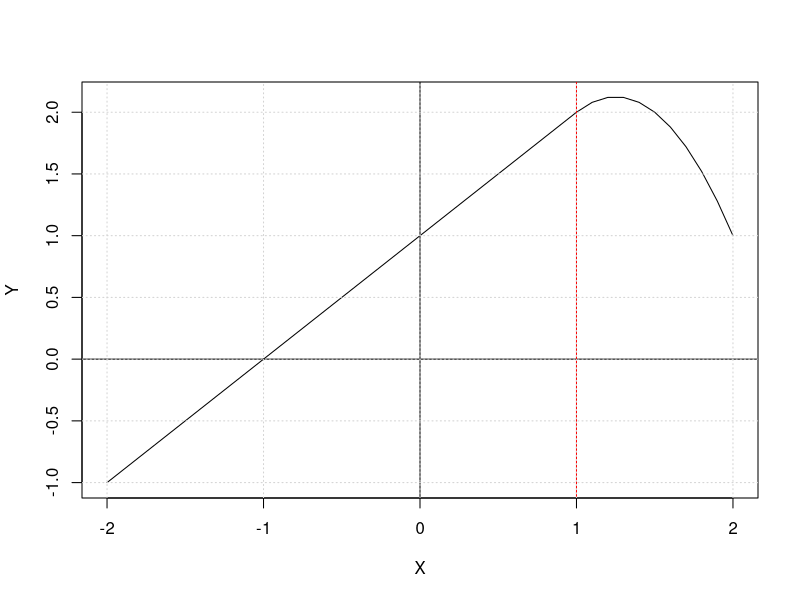

Here is the R script that generated this plot:
## ---- chunk 1
g_func <- function(){


}

## ---- chunk 2
X = seq(-2,2,0.1)
Y = rep(NA,length(X))
for (i in 1:length(X)){
  if (X[i]<1){
    Y[i] = 1 + 1*X[i]
  }
  else{
    Y[i] = 1 + 1*X[i] - 2*(X[i]-1)^2
  }
}
plot(X,Y,type='l')
abline(h=0);abline(v=0);abline(v = 1, col = "red")
grid()
## ---- chunk 3
# Cross validation to choose degree of polynomial.
# set.seed(1)
# cv.error.10 = rep(0,10)
# for (i in 1:10) {
#   glm.fit=glm(wage~poly(age,i),data=Wage)
#   cv.error.10[i]=cv.glm(Wage,glm.fit,K=10)$delta[1]
# }
# cv.error.10
# plot(cv.error.10, type="b", xlab="Degree", ylab="CV Error")
## ---- chunk 4
# lm.fit = glm(wage~poly(age,4),data=Wage)
# summary(lm.fit)
## ---- chunk 5
# Using Anova() to compare degree 4 model with others.
# fit.1 = lm(wage~age ,data=Wage)
# fit.2 = lm(wage~poly(age ,2) ,data=Wage)
# fit.3 = lm(wage~poly(age ,3) ,data=Wage)
# fit.4 = lm(wage~poly(age ,4) ,data=Wage)
# fit.5 = lm(wage~poly(age ,5) ,data=Wage)
# anova(fit.1,fit.2,fit.3,fit.4,fit.5)
## ---- chunk 6
# Grid of values for age at which we want predictions.
# agelims=range(age)
# age.grid=seq(from=agelims[1],to=agelims[2])
# # Predictions.
# preds=predict(lm.fit,newdata=list(age=age.grid),se=TRUE)
# se.bands=cbind(preds$fit+2*preds$se.fit,preds$fit-2*preds$se.fit)
# # Plot of polynomial fit onto data including SE bands.
# plot(age,wage,xlim=agelims,cex=.5,col="darkgrey")
# title("Polynomial fit using degree 4")
# lines(age.grid,preds$fit,lwd=2,col="blue")
# matlines(age.grid,se.bands,lwd =1,col="blue",lty =3)
## ---- chunk 7
# Cross validation to choose optimal number of cuts.
# set.seed(1)
# cv.error.20 = rep(NA,19)
# for (i in 2:20) {
#   Wage$age.cut = cut(Wage$age,i)
#   step.fit=glm(wage~age.cut,data=Wage)
#   cv.error.20[i-1]=cv.glm(Wage,step.fit,K=10)$delta[1] # [1]: Std [2]: Bias corrected.
# }
# cv.error.20
# plot(cv.error.20,type='b',ylab="CV Error")
## ---- chunk 8
# step.fit = glm(wage~cut(age,8), data=Wage)
# preds2=predict(step.fit,newdata=list(age=age.grid), se=T)
# se.bands2=cbind(preds2$fit+2*preds2$se.fit,preds2$fit-2*preds2$se.fit)
# plot(age,wage,xlim=agelims,cex=.5,col="darkgrey")
# title("Step function using 8 cuts")
# lines(age.grid,preds2$fit,lwd=2,col="blue")
# matlines(age.grid,se.bands2,lwd =1,col="blue",lty =3)
## ---- chunk 9
# set.seed(4)
# #sum(is.na(College$Outstate))
# college_df = College
# college_sample = sample.split(college_df$Outstate, SplitRatio = 0.80)
# college_train = subset(college_df, college_sample==TRUE)
# college_test = subset(college_df, college_sample==FALSE)
## ---- chunk 10
# # Forward stepwise on the training set using all variables.
# fit.fwd = regsubsets(Outstate~., data=college_train, nvmax=17, method="forward")
# fit.summary = summary(fit.fwd)
# # Some Statistical metrics.
# which.min(fit.summary$cp)    #Estimate of the test error, lower is better.
# which.min(fit.summary$bic)   #Takes a small value for models with low test errors, so lower is better generally.
# which.max(fit.summary$adjr2) #A larger value indicates a model with low test error.
# par(mfrow=c(2,2))
# plot(1:17, fit.summary$cp,xlab="Variables",ylab="Cp",main="Cp", type='b')
# plot(1:17, fit.summary$bic,xlab="Variables",ylab="BIC",main="BIC", type='b')
# plot(1:17, fit.summary$adjr2,xlab="Variables",ylab="Adjusted R2",main="Adjusted R2", type='b')
## ---- chunk 11
# coef(fit.fwd,6)
## ---- chunk 12
# gam.m1 = gam(Outstate~Private+
#                s(Room.Board,4)+
#                s(PhD,4)+
#                s(perc.alumni,2)+
#                s(Expend,4)+
#                s(Grad.Rate,5), data=college_train)
# par(mfrow=c(2,3))
# plot(gam.m1, col="blue", se=T)
## ---- chunk 13
# # Predictions and MSE on Outstate from test set.
# preds = predict(gam.m1,newdata = college_test)
# mse = mean((college_test$Outstate - preds)^2)
# mse
## ---- chunk 14
# # Graduation rate appears to have a non-linear relationship with Outstate. We can confirm this by performing an ANOVA test.
# gam.m2 = gam(Outstate~Private+s(Room.Board,4)+s(PhD,4)+s(perc.alumni,2)+s(Expend,4), data=college_train) # No Grad.Rate
# gam.m3 = gam(Outstate~Private+s(Room.Board,4)+s(PhD,4)+s(perc.alumni,2)+s(Expend,4)+Grad.Rate, data=college_train) # Linear Grad rate
# gam.m4 = gam(Outstate~Private+s(Room.Board,4)+s(PhD,4)+s(perc.alumni,2)+s(Expend,4)+s(Grad.Rate,4), data=college_train) # Spline with 4 degrees
# anova(gam.m2,gam.m3,gam.m4,gam.m1, test="F")
